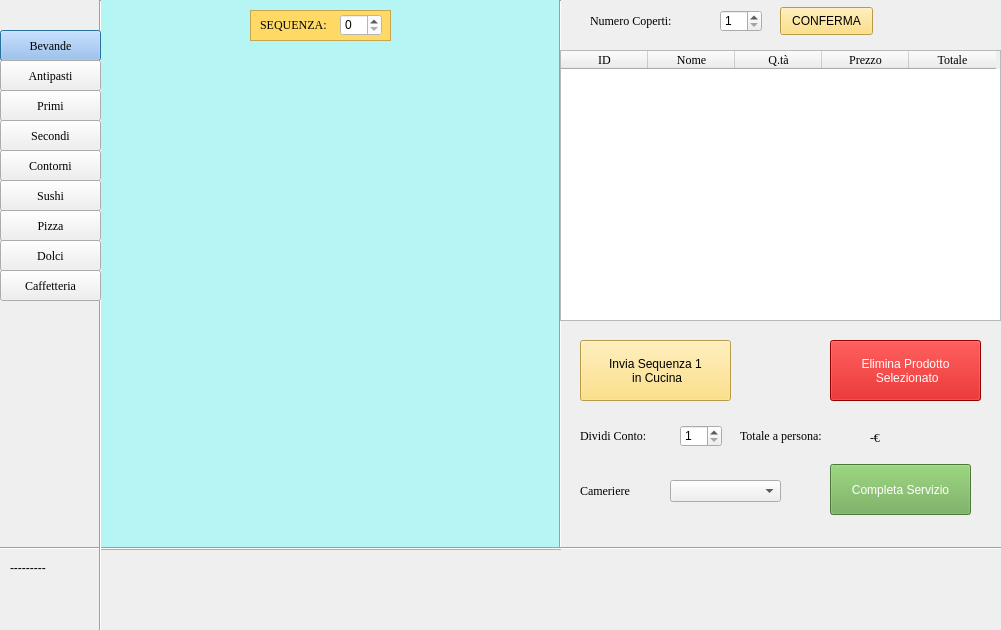
<?xml version="1.0" encoding="UTF-8"?>
<ui version="4.0">
 <class>Dialog</class>
 <widget class="QDialog" name="Dialog">
  <property name="geometry">
   <rect>
    <x>0</x>
    <y>0</y>
    <width>1001</width>
    <height>630</height>
   </rect>
  </property>
  <property name="windowTitle">
   <string>Gestisci Tavolo</string>
  </property>
  <widget class="Line" name="line">
   <property name="geometry">
    <rect>
     <x>0</x>
     <y>540</y>
     <width>1011</width>
     <height>16</height>
    </rect>
   </property>
   <property name="font">
    <font>
     <family>Georgia</family>
    </font>
   </property>
   <property name="orientation">
    <enum>Qt::Horizontal</enum>
   </property>
  </widget>
  <widget class="Line" name="line_2">
   <property name="geometry">
    <rect>
     <x>90</x>
     <y>0</y>
     <width>20</width>
     <height>631</height>
    </rect>
   </property>
   <property name="font">
    <font>
     <family>Georgia</family>
    </font>
   </property>
   <property name="orientation">
    <enum>Qt::Vertical</enum>
   </property>
  </widget>
  <widget class="QPushButton" name="btCatBevande">
   <property name="geometry">
    <rect>
     <x>0</x>
     <y>30</y>
     <width>101</width>
     <height>31</height>
    </rect>
   </property>
   <property name="font">
    <font>
     <family>Georgia</family>
    </font>
   </property>
   <property name="styleSheet">
    <string notr="true">background-color: rgb(149, 188, 242)</string>
   </property>
   <property name="text">
    <string>Bevande</string>
   </property>
  </widget>
  <widget class="QPushButton" name="btCatAntipasti">
   <property name="geometry">
    <rect>
     <x>0</x>
     <y>60</y>
     <width>101</width>
     <height>31</height>
    </rect>
   </property>
   <property name="font">
    <font>
     <family>Georgia</family>
    </font>
   </property>
   <property name="text">
    <string>Antipasti</string>
   </property>
  </widget>
  <widget class="QPushButton" name="btCatPrimi">
   <property name="geometry">
    <rect>
     <x>0</x>
     <y>90</y>
     <width>101</width>
     <height>31</height>
    </rect>
   </property>
   <property name="font">
    <font>
     <family>Georgia</family>
    </font>
   </property>
   <property name="text">
    <string>Primi</string>
   </property>
  </widget>
  <widget class="QPushButton" name="btCatDolci">
   <property name="geometry">
    <rect>
     <x>0</x>
     <y>240</y>
     <width>101</width>
     <height>31</height>
    </rect>
   </property>
   <property name="font">
    <font>
     <family>Georgia</family>
    </font>
   </property>
   <property name="text">
    <string>Dolci</string>
   </property>
  </widget>
  <widget class="QPushButton" name="btCatCaffetteria">
   <property name="geometry">
    <rect>
     <x>0</x>
     <y>270</y>
     <width>101</width>
     <height>31</height>
    </rect>
   </property>
   <property name="font">
    <font>
     <family>Georgia</family>
    </font>
   </property>
   <property name="text">
    <string>Caffetteria</string>
   </property>
  </widget>
  <widget class="QPushButton" name="btCatPizza">
   <property name="geometry">
    <rect>
     <x>0</x>
     <y>210</y>
     <width>101</width>
     <height>31</height>
    </rect>
   </property>
   <property name="font">
    <font>
     <family>Georgia</family>
    </font>
   </property>
   <property name="text">
    <string>Pizza</string>
   </property>
  </widget>
  <widget class="QPushButton" name="btCatContorni">
   <property name="geometry">
    <rect>
     <x>0</x>
     <y>150</y>
     <width>101</width>
     <height>31</height>
    </rect>
   </property>
   <property name="font">
    <font>
     <family>Georgia</family>
    </font>
   </property>
   <property name="text">
    <string>Contorni</string>
   </property>
  </widget>
  <widget class="QPushButton" name="btCatSushi">
   <property name="geometry">
    <rect>
     <x>0</x>
     <y>180</y>
     <width>101</width>
     <height>31</height>
    </rect>
   </property>
   <property name="font">
    <font>
     <family>Georgia</family>
    </font>
   </property>
   <property name="text">
    <string>Sushi</string>
   </property>
  </widget>
  <widget class="QPushButton" name="btCatSecondi">
   <property name="geometry">
    <rect>
     <x>0</x>
     <y>120</y>
     <width>101</width>
     <height>31</height>
    </rect>
   </property>
   <property name="font">
    <font>
     <family>Georgia</family>
    </font>
   </property>
   <property name="text">
    <string>Secondi</string>
   </property>
  </widget>
  <widget class="QFrame" name="frame">
   <property name="geometry">
    <rect>
     <x>250</x>
     <y>10</y>
     <width>141</width>
     <height>31</height>
    </rect>
   </property>
   <property name="font">
    <font>
     <family>Georgia</family>
    </font>
   </property>
   <property name="styleSheet">
    <string notr="true">background-color: rgb(255, 217, 102);</string>
   </property>
   <property name="frameShape">
    <enum>QFrame::StyledPanel</enum>
   </property>
   <property name="frameShadow">
    <enum>QFrame::Plain</enum>
   </property>
   <widget class="QLabel" name="label">
    <property name="geometry">
     <rect>
      <x>10</x>
      <y>7</y>
      <width>81</width>
      <height>16</height>
     </rect>
    </property>
    <property name="font">
     <font>
      <family>Georgia</family>
     </font>
    </property>
    <property name="text">
     <string>SEQUENZA:</string>
    </property>
   </widget>
   <widget class="QSpinBox" name="nudSequenzaOrdine">
    <property name="geometry">
     <rect>
      <x>90</x>
      <y>4</y>
      <width>42</width>
      <height>22</height>
     </rect>
    </property>
    <property name="font">
     <font>
      <family>MS Shell Dlg 2</family>
     </font>
    </property>
    <property name="styleSheet">
     <string notr="true">background-color: rgb(255, 255, 255);</string>
    </property>
   </widget>
  </widget>
  <widget class="Line" name="line_3">
   <property name="geometry">
    <rect>
     <x>550</x>
     <y>0</y>
     <width>20</width>
     <height>548</height>
    </rect>
   </property>
   <property name="font">
    <font>
     <family>Georgia</family>
    </font>
   </property>
   <property name="orientation">
    <enum>Qt::Vertical</enum>
   </property>
  </widget>
  <widget class="QFrame" name="frame_2">
   <property name="geometry">
    <rect>
     <x>100</x>
     <y>-1</y>
     <width>461</width>
     <height>551</height>
    </rect>
   </property>
   <property name="font">
    <font>
     <family>Georgia</family>
    </font>
   </property>
   <property name="styleSheet">
    <string notr="true">background-color: rgb(181, 245, 244);</string>
   </property>
   <property name="frameShape">
    <enum>QFrame::StyledPanel</enum>
   </property>
   <property name="frameShadow">
    <enum>QFrame::Raised</enum>
   </property>
  </widget>
  <widget class="QTableWidget" name="twOrdini">
   <property name="geometry">
    <rect>
     <x>560</x>
     <y>50</y>
     <width>441</width>
     <height>271</height>
    </rect>
   </property>
   <property name="sizePolicy">
    <sizepolicy hsizetype="Expanding" vsizetype="Expanding">
     <horstretch>0</horstretch>
     <verstretch>0</verstretch>
    </sizepolicy>
   </property>
   <property name="font">
    <font>
     <family>Georgia</family>
    </font>
   </property>
   <attribute name="horizontalHeaderDefaultSectionSize">
    <number>87</number>
   </attribute>
   <column>
    <property name="text">
     <string>ID</string>
    </property>
   </column>
   <column>
    <property name="text">
     <string>Nome</string>
    </property>
   </column>
   <column>
    <property name="text">
     <string>Q.tà</string>
    </property>
   </column>
   <column>
    <property name="text">
     <string>Prezzo</string>
    </property>
   </column>
   <column>
    <property name="text">
     <string>Totale</string>
    </property>
   </column>
  </widget>
  <widget class="QLabel" name="label_2">
   <property name="geometry">
    <rect>
     <x>590</x>
     <y>5</y>
     <width>141</width>
     <height>31</height>
    </rect>
   </property>
   <property name="font">
    <font>
     <family>Georgia</family>
     <pointsize>9</pointsize>
    </font>
   </property>
   <property name="text">
    <string>Numero Coperti:</string>
   </property>
  </widget>
  <widget class="QSpinBox" name="nudNumeroCoperti">
   <property name="geometry">
    <rect>
     <x>720</x>
     <y>10</y>
     <width>42</width>
     <height>22</height>
    </rect>
   </property>
   <property name="minimum">
    <number>1</number>
   </property>
  </widget>
  <widget class="QPushButton" name="btConfermaNumeroCoperti">
   <property name="geometry">
    <rect>
     <x>780</x>
     <y>7</y>
     <width>93</width>
     <height>28</height>
    </rect>
   </property>
   <property name="styleSheet">
    <string notr="true">background-color: rgb(255, 217, 102);</string>
   </property>
   <property name="text">
    <string>CONFERMA</string>
   </property>
  </widget>
  <widget class="QPushButton" name="btInviaSequenzaInCucina">
   <property name="geometry">
    <rect>
     <x>580</x>
     <y>340</y>
     <width>151</width>
     <height>61</height>
    </rect>
   </property>
   <property name="styleSheet">
    <string notr="true">background-color: rgb(255, 217, 102);</string>
   </property>
   <property name="text">
    <string>Invia Sequenza 1 
 in Cucina</string>
   </property>
  </widget>
  <widget class="QPushButton" name="btEliminaProdottoSelezionato">
   <property name="geometry">
    <rect>
     <x>830</x>
     <y>340</y>
     <width>151</width>
     <height>61</height>
    </rect>
   </property>
   <property name="styleSheet">
    <string notr="true">background-color: rgb(204, 0, 0);
color: rgb(255, 255, 255);</string>
   </property>
   <property name="text">
    <string>Elimina Prodotto 
 Selezionato</string>
   </property>
  </widget>
  <widget class="QLabel" name="label_3">
   <property name="geometry">
    <rect>
     <x>580</x>
     <y>420</y>
     <width>141</width>
     <height>31</height>
    </rect>
   </property>
   <property name="font">
    <font>
     <family>Georgia</family>
     <pointsize>9</pointsize>
    </font>
   </property>
   <property name="text">
    <string>Dividi Conto:</string>
   </property>
  </widget>
  <widget class="QSpinBox" name="nudDivisioneConto">
   <property name="geometry">
    <rect>
     <x>680</x>
     <y>425</y>
     <width>42</width>
     <height>22</height>
    </rect>
   </property>
   <property name="font">
    <font>
     <family>MS Shell Dlg 2</family>
     <weight>50</weight>
     <bold>false</bold>
    </font>
   </property>
   <property name="minimum">
    <number>1</number>
   </property>
  </widget>
  <widget class="QLabel" name="label_4">
   <property name="geometry">
    <rect>
     <x>740</x>
     <y>420</y>
     <width>141</width>
     <height>31</height>
    </rect>
   </property>
   <property name="font">
    <font>
     <family>Georgia</family>
     <pointsize>9</pointsize>
    </font>
   </property>
   <property name="text">
    <string>Totale a persona:</string>
   </property>
  </widget>
  <widget class="QLabel" name="lblTotaleAPersona">
   <property name="geometry">
    <rect>
     <x>870</x>
     <y>430</y>
     <width>55</width>
     <height>16</height>
    </rect>
   </property>
   <property name="font">
    <font>
     <family>Georgia</family>
    </font>
   </property>
   <property name="text">
    <string>-€</string>
   </property>
  </widget>
  <widget class="QLabel" name="label_6">
   <property name="geometry">
    <rect>
     <x>580</x>
     <y>470</y>
     <width>111</width>
     <height>41</height>
    </rect>
   </property>
   <property name="font">
    <font>
     <family>Georgia</family>
     <pointsize>9</pointsize>
    </font>
   </property>
   <property name="text">
    <string>Cameriere</string>
   </property>
  </widget>
  <widget class="QComboBox" name="cbCameriere">
   <property name="geometry">
    <rect>
     <x>670</x>
     <y>480</y>
     <width>111</width>
     <height>22</height>
    </rect>
   </property>
  </widget>
  <widget class="QPushButton" name="btCompletaServizio">
   <property name="geometry">
    <rect>
     <x>830</x>
     <y>464</y>
     <width>141</width>
     <height>51</height>
    </rect>
   </property>
   <property name="styleSheet">
    <string notr="true">background-color: rgb(106, 168, 79);
color: rgb(255, 255, 255);</string>
   </property>
   <property name="text">
    <string>Completa Servizio</string>
   </property>
  </widget>
  <widget class="QLabel" name="lblDataOra">
   <property name="geometry">
    <rect>
     <x>10</x>
     <y>560</y>
     <width>55</width>
     <height>16</height>
    </rect>
   </property>
   <property name="text">
    <string>---------</string>
   </property>
  </widget>
  <zorder>frame_2</zorder>
  <zorder>line</zorder>
  <zorder>line_2</zorder>
  <zorder>btCatBevande</zorder>
  <zorder>btCatAntipasti</zorder>
  <zorder>btCatPrimi</zorder>
  <zorder>btCatDolci</zorder>
  <zorder>btCatCaffetteria</zorder>
  <zorder>btCatPizza</zorder>
  <zorder>btCatContorni</zorder>
  <zorder>btCatSushi</zorder>
  <zorder>btCatSecondi</zorder>
  <zorder>frame</zorder>
  <zorder>line_3</zorder>
  <zorder>twOrdini</zorder>
  <zorder>label_2</zorder>
  <zorder>nudNumeroCoperti</zorder>
  <zorder>btConfermaNumeroCoperti</zorder>
  <zorder>btInviaSequenzaInCucina</zorder>
  <zorder>btEliminaProdottoSelezionato</zorder>
  <zorder>label_3</zorder>
  <zorder>nudDivisioneConto</zorder>
  <zorder>label_4</zorder>
  <zorder>lblTotaleAPersona</zorder>
  <zorder>label_6</zorder>
  <zorder>cbCameriere</zorder>
  <zorder>btCompletaServizio</zorder>
  <zorder>lblDataOra</zorder>
 </widget>
 <resources/>
 <connections/>
</ui>
